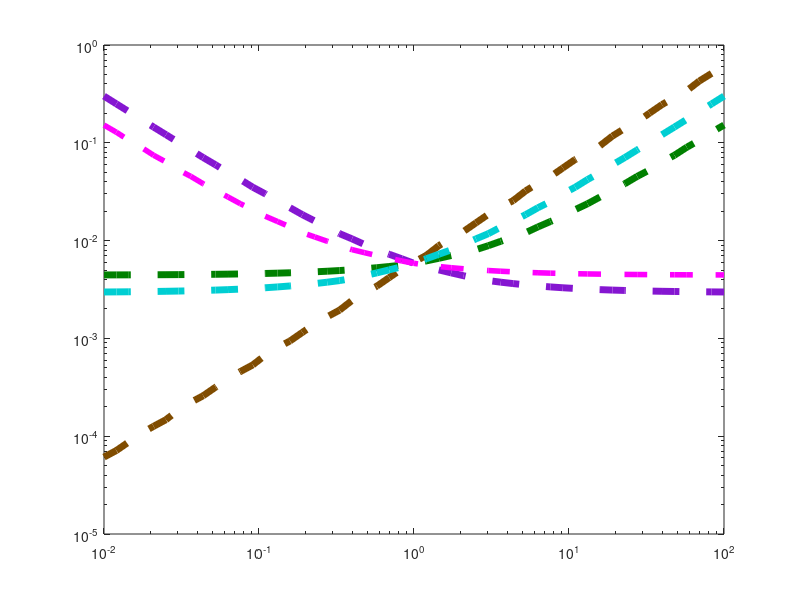

Write MATLAB code to recreate this figure. (Note: this script raises an error after producing the figure.)
clc
clear 
close all

% Steady state panel E

% define the Localized model equations

R_func = @(kp,kbi,kT,kL,kT_neg,kLT,kL_neg,kc,kc_neg,ki) kp ./(kbi + kT + kL - ((kT_neg.*kT)./(kT_neg+kLT)) + ((kL_neg .*(((kLT.*kT) ./ (kT_neg+kLT)) +kL) ./ (((kc.*kc_neg) ./ (kc_neg+ki)) -kL_neg - kc))));
T_func = @(R,kT,kT_neg,kLT) (kT.*R) ./ (kT_neg+kLT);
RL_func = @(R,kT,kT_neg, kLT,kL,kL_neg,ki,kc,kc_neg) -R.*(((kLT.*kT) ./ (kT_neg+kLT)) +kL)./ (((kc.*kc_neg) ./ (kc_neg+ki)) -kL_neg - kc);
Rc_func = @(kc,kc_neg,ki,RL) (kc.*RL) ./(kc_neg+ki);


%--------------------------%

% do kc max and half

clear kp kT kT_neg kc kc_neg ki kLT kL_neg kbi kL;

kc_0 = 0.1;
kc_vals = kc_0*logspace(-2,2,51);
for i=1:length(kc_vals)
    kp = 1;
    kT = (1/30)/10; 
    kT_neg = 0.12*10; 
    kc =  kc_vals(i);
    kc_neg = 0.05; 
    ki = 0.05; 
    kLT = logspace(-4,4,51); 
    kL_neg = 0.05; 
    kbi = 1*(3*10^-4); 
    kL = 0.1*kLT;
    
    R = R_func(kp,kbi,kT,kL,kT_neg,kLT,kL_neg,kc,kc_neg,ki);
    T = T_func(R,kT,kT_neg,kLT);
    RL = RL_func(R,kT,kT_neg, kLT,kL,kL_neg,ki,kc,kc_neg);
    Rc = Rc_func(kc,kc_neg,ki,RL);
    
    maxsignal(i) = max(RL+Rc);
    index = find((RL+Rc)>(0.5*maxsignal(i)),1);
    previoussignal = RL(index-1) + Rc(index-1);
    nextsignal = RL(index) + Rc(index);
    fraction = (0.5*maxsignal(i) - previoussignal)/(nextsignal - previoussignal);
    kLT_half(i) = kLT(index-1) + fraction*(kLT(index) - kLT(index-1));
end

kLT_half_kc = kLT_half;


% do kcneg max and half

clear kp kT kT_neg kc kc_neg ki kLT kL_neg kbi kL;

kcneg_0 = 0.05;
kcneg_vals = kcneg_0*logspace(-2,2,51);
for i=1:length(kcneg_vals)
    kp = 1;
    kT = (1/30)/10;
    kT_neg = 0.12*10; 
    kc =  kc_0;
    kc_neg = kcneg_vals(i);
    ki = 0.05;
    kLT = logspace(-4,4,51); 
    kL_neg = 0.05;
    kbi = 1*(3*10^-4); 
    kL = 0.1*kLT;
    
    R = R_func(kp,kbi,kT,kL,kT_neg,kLT,kL_neg,kc,kc_neg,ki);
    T = T_func(R,kT,kT_neg,kLT);
    RL = RL_func(R,kT,kT_neg, kLT,kL,kL_neg,ki,kc,kc_neg);
    Rc = Rc_func(kc,kc_neg,ki,RL);
    
    maxsignal(i) = max(RL+Rc);
    index = find((RL+Rc)>(0.5*maxsignal(i)),1);
    previoussignal = RL(index-1) + Rc(index-1);
    nextsignal = RL(index) + Rc(index);
    fraction = (0.5*maxsignal(i) - previoussignal)/(nextsignal - previoussignal);
    kLT_half(i) = kLT(index-1) + fraction*(kLT(index) - kLT(index-1));
end

kLT_half_kcneg = kLT_half;


% do ki max and half

clear kp kT kT_neg kc kc_neg ki kLT kL_neg kbi kL;

ki_0 = 0.05;
ki_vals = ki_0*logspace(-2,2,51);
for i=1:length(ki_vals)
    kp = 1;
    kT = (1/30)/10;
    kT_neg = 0.12*10; 
    kc =  kc_0;
    kc_neg = kcneg_0;
    ki = ki_vals(i);
    kLT = logspace(-4,4,51); 
    kL_neg = 0.05;
    kbi = 1*(3*10^-4); 
    kL = 0.1*kLT;
    
    R = R_func(kp,kbi,kT,kL,kT_neg,kLT,kL_neg,kc,kc_neg,ki);
    T = T_func(R,kT,kT_neg,kLT);
    RL = RL_func(R,kT,kT_neg, kLT,kL,kL_neg,ki,kc,kc_neg);
    Rc = Rc_func(kc,kc_neg,ki,RL);
    
    maxsignal(i) = max(RL+Rc);
    index = find((RL+Rc)>(0.5*maxsignal(i)),1);
    previoussignal = RL(index-1) + Rc(index-1);
    nextsignal = RL(index) + Rc(index);
    fraction = (0.5*maxsignal(i) - previoussignal)/(nextsignal - previoussignal);
    kLT_half(i) = kLT(index-1) + fraction*(kLT(index) - kLT(index-1));
end

kLT_half_ki = kLT_half;


% do kbi max and half

clear kp kT kT_neg kc kc_neg ki kLT kL_neg kbi kL;

kbi_0 = 3*10^-4;
kbi_vals = kbi_0*logspace(-2,2,51);
for i=1:length(kbi_vals)
    kp = 1;
    kT = (1/30)/10; 
    kT_neg = 0.12*10;
    kc =  kc_0;
    kc_neg = kcneg_0;
    ki = ki_0;
    kLT_kbi = logspace(-10,4,51);
    kL_neg = 0.05; 
    kbi = kbi_vals(i);
    kL = 0.1*kLT_kbi;
    
    R = R_func(kp,kbi,kT,kL,kT_neg,kLT_kbi,kL_neg,kc,kc_neg,ki);
    T = T_func(R,kT,kT_neg,kLT_kbi);
    RL = RL_func(R,kT,kT_neg, kLT_kbi,kL,kL_neg,ki,kc,kc_neg);
    Rc = Rc_func(kc,kc_neg,ki,RL);
    
    maxsignal(i) = max(RL+Rc);
    index = find((RL+Rc)>(0.5*maxsignal(i)),1);
    previoussignal = RL(index-1) + Rc(index-1);
    nextsignal = RL(index) + Rc(index);
    fraction = (0.5*maxsignal(i) - previoussignal)/(nextsignal - previoussignal);
    kLT_half(i) = kLT_kbi(index-1) + fraction*(kLT_kbi(index) - kLT_kbi(index-1));
end

kLT_half_kbi = kLT_half;


% do kLneg max and half

clear kp kT kT_neg kc kc_neg ki kLT kL_neg kbi kL;

kLneg_0 = 0.05;
kLneg_vals = kLneg_0*logspace(-2,2,51);
for i=1:length(kLneg_vals)
    kp = 1;
    kT = (1/30)/10; 
    kT_neg = 0.12*10; 
    kc =  kc_0;
    kc_neg = kcneg_0;
    ki = ki_0;  
    kLT = logspace(-4,4,51); 
    kL_neg = kLneg_vals(i); 
    kbi = kbi_0; 
    kL = 0.1*kLT;
    
    R = R_func(kp,kbi,kT,kL,kT_neg,kLT,kL_neg,kc,kc_neg,ki);
    T = T_func(R,kT,kT_neg,kLT);
    RL = RL_func(R,kT,kT_neg, kLT,kL,kL_neg,ki,kc,kc_neg);
    Rc = Rc_func(kc,kc_neg,ki,RL);
    
    maxsignal(i) = max(RL+Rc);
    index = find((RL+Rc)>(0.5*maxsignal(i)),1);
    previoussignal = RL(index-1) + Rc(index-1);
    nextsignal = RL(index) + Rc(index);
    fraction = (0.5*maxsignal(i) - previoussignal)/(nextsignal - previoussignal);
    kLT_half(i) = kLT(index-1) + fraction*(kLT(index) - kLT(index-1));
end

kLT_half_kLneg = kLT_half;


% % do kT max and half
% 
% clear kp kT kT_neg kc kc_neg ki kLT kL_neg kbi kL;
% 
% kT_0 = 1/30;
% kT_vals = kT_0*logspace(-2,2,51);
% for i=1:length(kT_vals)
%     kp = 1;
%     kT = kT_vals(i); 
%     kT_neg = 0.12; 
%     kc =  kc_0; 
%     kc_neg = kcneg_0;
%     ki = ki_0;  
%     kLT = logspace(-8,4,51);
%     kL_neg = kLneg_0;
%     kbi = kbi_0; 
%     kL = 0.1*kLT;
% 
%     R = R_func(kp,kbi,kT,kL,kT_neg,kLT,kL_neg,kc,kc_neg,ki);
%     T = T_func(R,kT,kT_neg,kLT);
%     RL = RL_func(R,kT,kT_neg, kLT,kL,kL_neg,ki,kc,kc_neg);
%     Rc = Rc_func(kc,kc_neg,ki,RL);
% 
%     maxsignal(i) = max(RL+Rc);
%     index = find((RL+Rc)>(0.5*maxsignal(i)),1);
%     previoussignal = RL(index-1) + Rc(index-1);
%     nextsignal = RL(index) + Rc(index);
%     fraction = (0.5*maxsignal(i) - previoussignal)/(nextsignal - previoussignal);
%     kLT_half(i) = kLT(index-1) + fraction*(kLT(index) - kLT(index-1));
% end
% 
% kLT_half_kT = kLT_half;

% 
% % do kTneg max and half
% 
% clear kp kT kT_neg kc kc_neg ki kLT kL_neg kbi kL;
% 
% kTneg_0 = 0.12;
% kTneg_vals = kTneg_0*logspace(-2,2,51);
% for i=1:length(kTneg_vals)
%     kp = 1;
%     kT = kT_0;
%     kT_neg = kTneg_vals(i); 
%     kc =  kc_0;
%     kc_neg = kcneg_0;
%     ki = ki_0;
%     kLT = logspace(-8,4,51); 
%     kL_neg = kLneg_0; 
%     kbi = kbi_0; 
%     kL = 0.1*kLT;
% 
%     R = R_func(kp,kbi,kT,kL,kT_neg,kLT,kL_neg,kc,kc_neg,ki);
%     T = T_func(R,kT,kT_neg,kLT);
%     RL = RL_func(R,kT,kT_neg, kLT,kL,kL_neg,ki,kc,kc_neg);
%     Rc = Rc_func(kc,kc_neg,ki,RL);
% 
%     maxsignal(i) = max(RL+Rc);
%     index = find((RL+Rc)>(0.5*maxsignal(i)),1);
%     previoussignal = RL(index-1) + Rc(index-1);
%     nextsignal = RL(index) + Rc(index);
%     fraction = (0.5*maxsignal(i) - previoussignal)/(nextsignal - previoussignal);
%     kLT_half(i) = kLT(index-1) + fraction*(kLT(index) - kLT(index-1));
% end
% 
% kLT_half_kTneg = kLT_half;

% plot properties

figure(1)
loglog(kc_vals/kc_0,kLT_half_kc,'--','color',[0.5210 0.0860 0.8190],'linewidth',5);
hold on
loglog(kcneg_vals/kcneg_0,kLT_half_kcneg,'--','color',[0 0.5 0],'linewidth',5);
loglog(ki_vals/ki_0,kLT_half_ki,'m--','linewidth',4);
loglog(kbi_vals/kbi_0,kLT_half_kbi,'--',"Color", [0.5 0.3 0],'linewidth',5);
loglog(kLneg_vals/kLneg_0,kLT_half_kLneg,'--','color',[0, 0.8078, 0.8235],'linewidth',5);
%loglog(kT_vals/kT_0,kLT_half_kT,'--','color',[1 0.5 0],'linewidth',5);
%loglog(kTneg_vals/kTneg_0,kLT_half_kTneg,'--',"Color",[0.5 0.5 0.5],'linewidth',5);

X1 = kc_vals/kc_0;
Y1 = kLT_half_kc;
Localized_data1 = [X1(:), Y1(:)];
% Save as a tab-delimited text file with headers
header = {'kc_vals/kc_0', 'Ligand required for signaling onset'};
writetable(array2table(Localized_data1, 'VariableNames', header), 'kc.txt', 'Delimiter', '\t');

X2 = kcneg_vals/kcneg_0;
Y2 = kLT_half_kcneg;
Localized_data2 = [X2(:), Y2(:)];
% Save as a tab-delimited text file with headers
header = {'kcneg_vals/kcneg_0', 'Ligand required for signaling onset'};
writetable(array2table(Localized_data2, 'VariableNames', header), 'kc_neg.txt', 'Delimiter', '\t');

X3 = ki_vals/ki_0;
Y3 = kLT_half_ki;
Localized_data3 = [X3(:), Y3(:)];
% Save as a tab-delimited text file with headers
header = {'ki_vals/ki_0', 'Ligand required for signaling onset'};
writetable(array2table(Localized_data3, 'VariableNames', header), 'ki.txt', 'Delimiter', '\t');

X4 = kbi_vals/kbi_0;
Y4 = kLT_half_kbi;
Localized_data4 = [X4(:), Y4(:)];
% Save as a tab-delimited text file with headers
header = {'kbi_vals/kbi_0', 'Ligand required for signaling onset'};
writetable(array2table(Localized_data4, 'VariableNames', header), 'kbi.txt', 'Delimiter', '\t');

X5 = kLneg_vals/kLneg_0;
Y5 = kLT_half_kLneg;
Localized_data5 = [X5(:), Y5(:)];
% Save as a tab-delimited text file with headers
header = {'kLneg_vals/kLneg_0', 'Ligand required for signaling onset'};
writetable(array2table(Localized_data5, 'VariableNames', header), 'kL_neg.txt', 'Delimiter', '\t');



set(gca','fontsize',28)
xlabel('k/k_0','fontsize',30);
ylabel('k_{+L} at half of max (s^{-1})','fontsize',30);
%legend('Uniform : k_c','Uniform : k_{-c}','Uniform : k_i','Uniform : k_{bi}','Uniform : k_{-L}','fontsize',14);
%legend('k_{+c}','k_{-c}','k_i','k_{bi}','k_{-L}','k_{+T}','k_{-T}','fontsize',12,location='north');
set(gcf,'Color','white')
%axis tight
%ylim([10^0 10^2])
xlim([10^-2 10^2])
%ylim([10^-5*0.5 10^-1])
xticks([10^-2 10^-1 10^0 10^1 10^2])
yticks([10^-5 10^-4 10^-3 10^-2 10^-1])
box off
%% 

% Plot colours
% Default uniform params will be blue and default localized will be red
% kT = Orange
% kT_neg = gray
% kc = purple
% kc_neg = green
% kL_neg = cyan
% ki = magenta
% kbi = brown


% % For individual legend curves 
% 
% % Make additional text for legend
% annotation('textbox', [0.205 0.7 0.15 0.05], 'String', 'k_{+c}', 'Color',[0.5210 0.0860 0.8190]',...
%            'LineStyle', 'none','FontSize', 20);
% 
% % Make additional text for legend
% annotation('textbox', [0.205 0.7 0.15 0.05], 'String', 'k_{-c}', 'Color','g',...
%            'LineStyle', 'none','FontSize', 20);
% 
% % Make additional text for legend
% annotation('textbox', [0.205 0.7 0.15 0.05], 'String', 'k_{i}', 'Color','m',...
%            'LineStyle', 'none','FontSize', 20);
% 
% % Make additional text for legend
% annotation('textbox', [0.205 0.7 0.15 0.05], 'String', 'k_{bi}', 'Color',[0.5 0.3 0],...
%            'LineStyle', 'none','FontSize', 20);
% 
% % Make additional text for legend
% annotation('textbox', [0.205 0.7 0.15 0.05], 'String', 'k_{-L}', 'Color','c',...
%            'LineStyle', 'none','FontSize', 20);
% 
% Make additional text for legend
%annotation('textbox', [0.205 0.7 0.15 0.05], 'String', 'k_{+T}', 'Color',[1 0.5 0],...
%           'LineStyle', 'none','FontSize', 30);
       
% Make additional text for legend
%annotation('textbox', [0.205 0.7 0.15 0.05], 'String', 'k_{-T}', 'Color',[0.5 0.5 0.5],...
%           'LineStyle', 'none','FontSize', 30);
